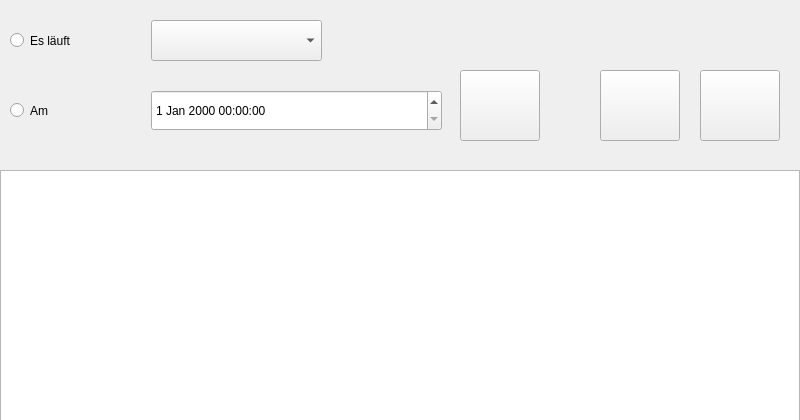
<?xml version="1.0" encoding="UTF-8"?>
<ui version="4.0">
 <class>MainWindow</class>
 <widget class="QMainWindow" name="MainWindow">
  <property name="geometry">
   <rect>
    <x>0</x>
    <y>0</y>
    <width>800</width>
    <height>420</height>
   </rect>
  </property>
  <property name="windowTitle">
   <string>MainWindow</string>
  </property>
  <widget class="QWidget" name="centralWidget">
   <widget class="QTableView" name="tableView">
    <property name="geometry">
     <rect>
      <x>0</x>
      <y>170</y>
      <width>800</width>
      <height>251</height>
     </rect>
    </property>
   </widget>
   <widget class="QComboBox" name="cbTime">
    <property name="geometry">
     <rect>
      <x>151</x>
      <y>20</y>
      <width>171</width>
      <height>41</height>
     </rect>
    </property>
   </widget>
   <widget class="QDateTimeEdit" name="dteTime">
    <property name="geometry">
     <rect>
      <x>151</x>
      <y>90</y>
      <width>291</width>
      <height>41</height>
     </rect>
    </property>
   </widget>
   <widget class="QRadioButton" name="rbCB">
    <property name="geometry">
     <rect>
      <x>10</x>
      <y>20</y>
      <width>131</width>
      <height>41</height>
     </rect>
    </property>
    <property name="text">
     <string>Es läuft</string>
    </property>
   </widget>
   <widget class="QRadioButton" name="rbAm">
    <property name="geometry">
     <rect>
      <x>10</x>
      <y>90</y>
      <width>82</width>
      <height>41</height>
     </rect>
    </property>
    <property name="text">
     <string>Am</string>
    </property>
   </widget>
   <widget class="QPushButton" name="pbRefresh">
    <property name="geometry">
     <rect>
      <x>460</x>
      <y>70</y>
      <width>80</width>
      <height>71</height>
     </rect>
    </property>
    <property name="text">
     <string/>
    </property>
    <property name="icon">
     <iconset resource="main.qrc">
      <normaloff>:/img/res/refresh.png</normaloff>:/img/res/refresh.png</iconset>
    </property>
    <property name="iconSize">
     <size>
      <width>120</width>
      <height>120</height>
     </size>
    </property>
   </widget>
   <widget class="QPushButton" name="pbNext">
    <property name="geometry">
     <rect>
      <x>700</x>
      <y>70</y>
      <width>80</width>
      <height>71</height>
     </rect>
    </property>
    <property name="text">
     <string/>
    </property>
    <property name="icon">
     <iconset resource="main.qrc">
      <normaloff>:/img/res/forward_alt.png</normaloff>:/img/res/forward_alt.png</iconset>
    </property>
    <property name="iconSize">
     <size>
      <width>120</width>
      <height>120</height>
     </size>
    </property>
   </widget>
   <widget class="QPushButton" name="pbLast">
    <property name="geometry">
     <rect>
      <x>600</x>
      <y>70</y>
      <width>80</width>
      <height>71</height>
     </rect>
    </property>
    <property name="text">
     <string/>
    </property>
    <property name="icon">
     <iconset resource="main.qrc">
      <normaloff>:/img/res/back_alt.png</normaloff>:/img/res/back_alt.png</iconset>
    </property>
    <property name="iconSize">
     <size>
      <width>120</width>
      <height>120</height>
     </size>
    </property>
   </widget>
  </widget>
 </widget>
 <layoutdefault spacing="6" margin="11"/>
 <resources>
  <include location="main.qrc"/>
 </resources>
 <connections/>
</ui>
